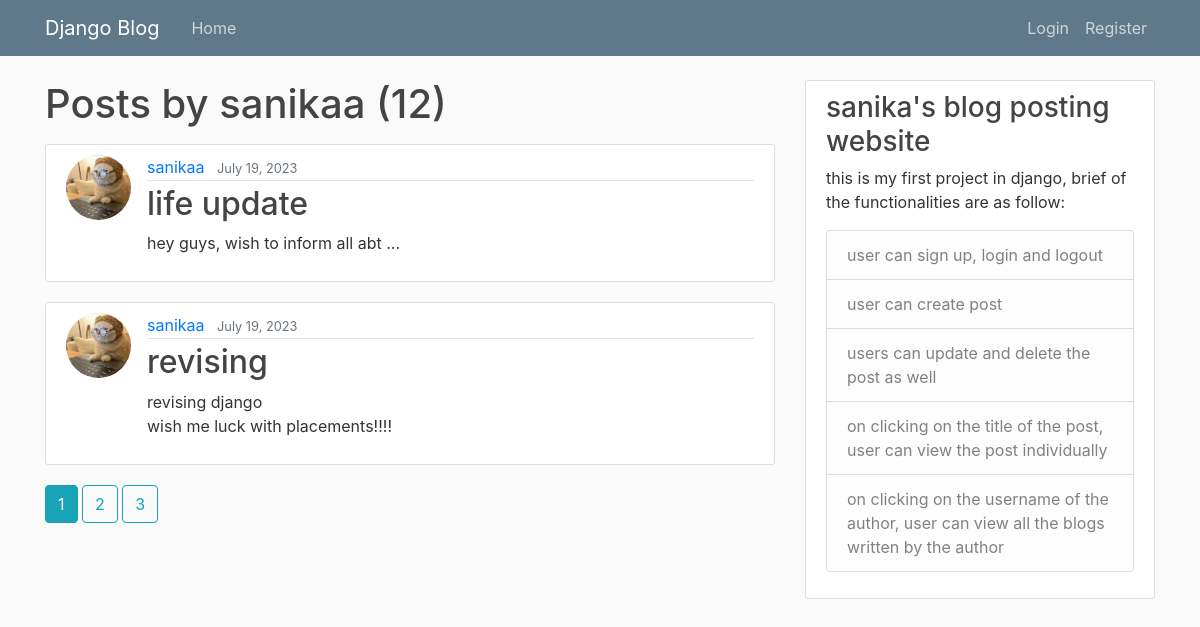
/user/sanikaa/, run on the app's committed database.
### blogApp/models.py (models this page shows, shortened)
class post(models.Model):
    title = models.CharField(max_length=100)
    content = models.TextField()
    date_posted = models.DateTimeField(default=timezone.now) #actual function as default value so no ()
    author = models.ForeignKey(User, on_delete=models.CASCADE) # if user is deleted then posts are also deleted not viceversa

### users/models.py (models this page shows, shortened)
class profile(models.Model):
    user = models.OneToOneField(User, on_delete=models.CASCADE) # cascade -  if user is deleted then delete the profile, but if we delete profile, user isnt deleted
    image = models.ImageField(default='default.jpg', upload_to='profile_pics')
    bio = models.TextField()

### blogApp/views.py (the view)
# urls.py: path('user/<str:username>/', UserPostListView.as_view(), name='user_posts'),
class UserPostListView(ListView):
    model = post
    template_name = 'blogApp/user_posts.html'
    context_object_name = 'posts'
    ordering = ['-date_posted']
    paginate_by = 2
    def get_queryset(self):
        user = get_object_or_404(User, username=self.kwargs.get('username'))
        return post.objects.filter(author=user).order_by('-date_posted')

### blogApp/templates/blogApp/user_posts.html (shortened to what this page needs)
{% extends 'blogApp/base.html' %}
{% block content %}
<h1 class="mb-3">Posts by {{ view.kwargs.username }} ({{ page_obj.paginator.count }})</h1>
{% for post in posts %}
<article class="media content-section   ">
    <img class="rounded-circle article-img" src="{{ post.author.profile.image.url }}">
    <div class="media-body">
        <div class="article-metadata">
            <a class="mr-2" href="{% url 'user_posts' post.author.username %}">{{ post.author }}</a>
            <small class="text-muted">{{ post.date_posted|date:"F d, Y" }}</small>
        </div>
        <h2><a class="article-title" href="{% url 'post_detail' post.id %}">{{ post.title }}</a></h2>
        <p class="article-content">{{ post.content }}</p>
    </div>
</article>
{% endfor %}
{% if is_paginated %}
    {% for num in page_obj.paginator.page_range %}
        {% if page_obj.number == num %}
            <a class="btn btn-info mb-4" href="?page={{ num }}">{{ num }}</a>
        {% elif num > page_obj.number|add:'-3' and num < page_obj.number|add:'3' %} <a class="btn btn-outline-info mb-4"
        href="?page={{ num }}">{{ num }}</a>
        {% endif %}
    {% endfor %}
{% endif %}
{% endblock %}

### blogApp/static/blogApp/main.css (style rules this page uses)
body { background: #fafafa; color: #333333; margin-top: 5rem; }
h1, h2, h3, h4, h5, h6 { color: #444444; }
.content-section { background: #ffffff; padding: 10px 20px; border: 1px solid #dddddd; border-radius: 3px; margin-bottom: 20px; }
.article-title { color: #444444; }
.article-content { white-space: pre-line; }
.article-img { height: 65px; width: 65px; margin-right: 16px; }
.article-metadata { padding-bottom: 1px; margin-bottom: 4px; border-bottom: 1px solid #e3e3e3 }

### data on the page
post: author.profile.image (picture), author "sanikaa", date_posted "July 19, 2023", title "life update", content "hey guys, wish to inform all abt ..."
post: author.profile.image (picture), author "sanikaa", date_posted "July 19, 2023", title "revising", content "revising django wish me luck with placements!!!!"

### other printed values
{{ view.kwargs.username }} "sanikaa"
{{ page_obj.paginator.count }} "12"
{{ num }} "1"
{{ num }} "2" "3"
